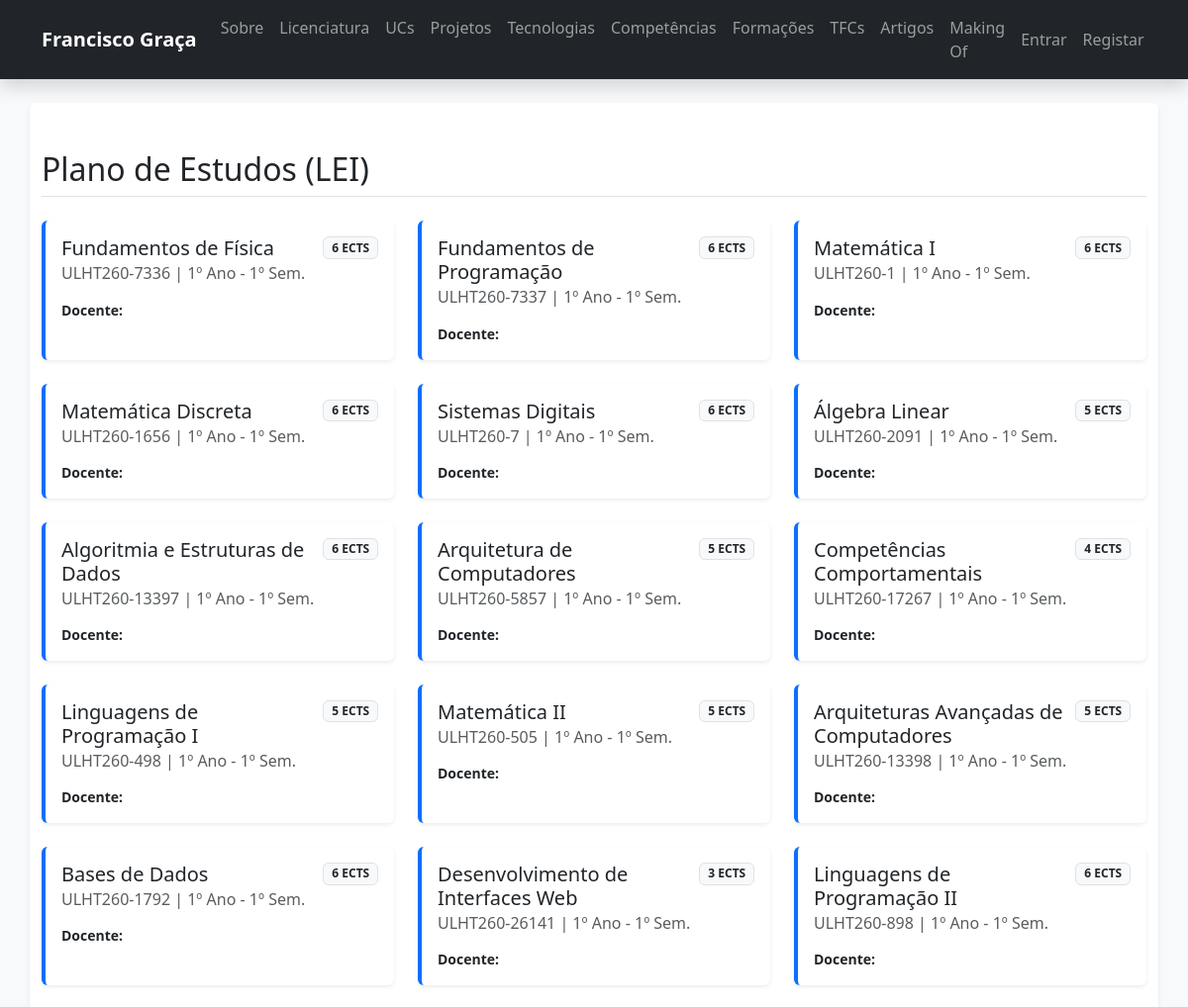
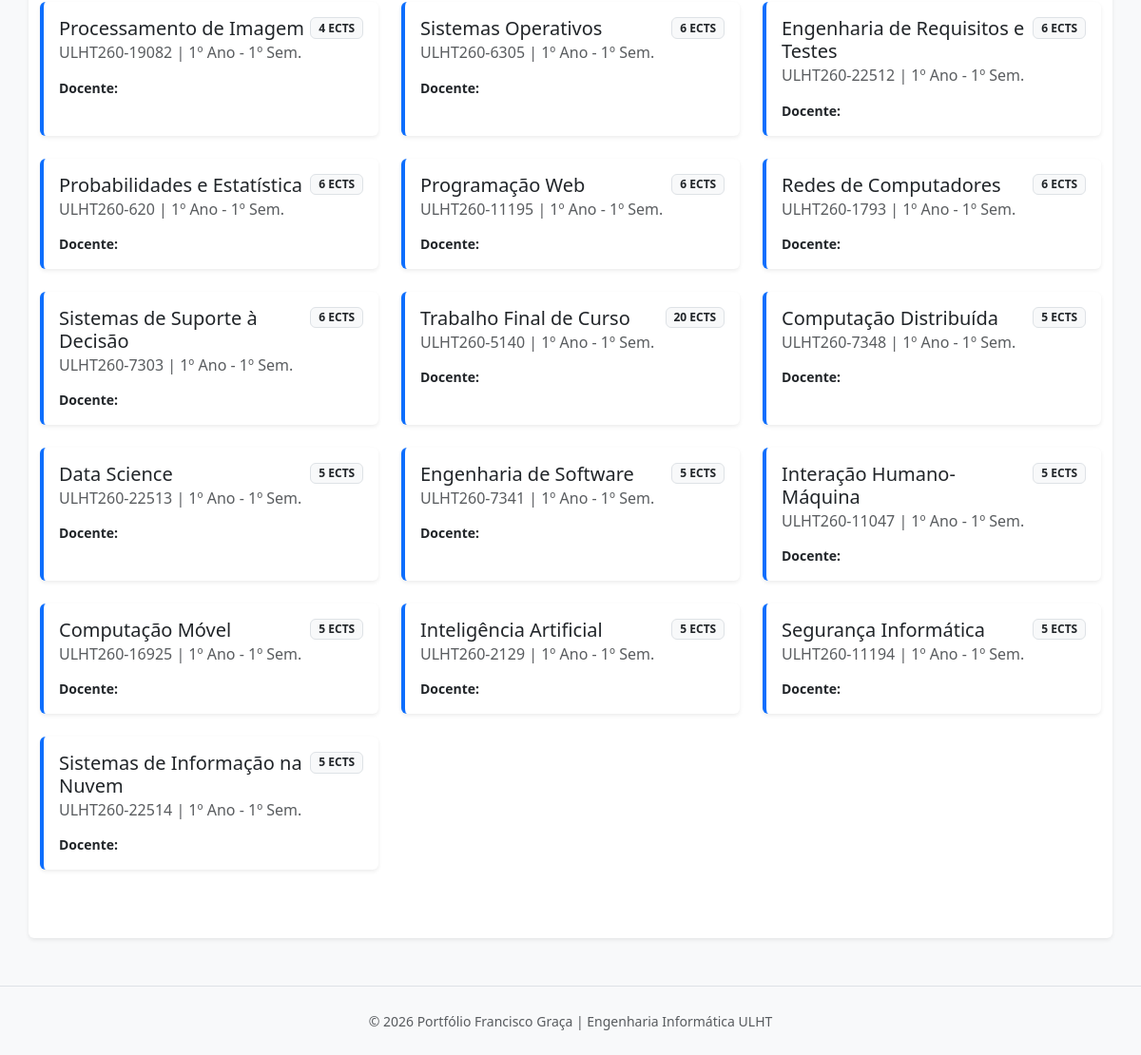
/portfolio/ucs/, run on the app's committed database (2 pictures, top to bottom).
### portfolio/models.py (models this page shows, shortened)
class UnidadeCurricular(models.Model):
    nome = models.CharField(max_length=100)
    sigla = models.CharField(max_length=20)
    ano = models.IntegerField()
    semestre = models.IntegerField()
    ects = models.IntegerField()
    descricao = models.TextField(blank=True)
    licenciatura = models.ForeignKey(Licenciatura, on_delete=models.CASCADE, related_name='ucs')
    docentes = models.ManyToManyField(Docente, related_name='ucs') # Relação correta

### portfolio/views.py (the view)
# urls.py: path('ucs/', views.ucs_view, name='ucs'),
def ucs_view(request):
    context = {'ucs': UnidadeCurricular.objects.all().order_by('ano', 'semestre')}
    return render(request, 'portfolio/ucs.html', context)

### portfolio/templates/portfolio/ucs.html (shortened to what this page needs)
{% extends 'portfolio/base.html' %}
{% block content %}
<h2 class="mb-4 border-bottom pb-2">Plano de Estudos (LEI)</h2>
<div class="row">
    {% for uc in ucs %}
    <div class="col-md-6 col-lg-4 mb-4">
        <div class="card h-100 border-start border-primary border-4 shadow-sm">
            <div class="card-body">
                <div class="d-flex justify-content-between align-items-start">
                    <h5 class="card-title">{{ uc.nome }}</h5>
                    <span class="badge bg-light text-dark border">{{ uc.ects }} ECTS</span>
                </div>
                <h6 class="card-subtitle mb-2 text-muted">{{ uc.sigla }} | {{ uc.ano }}º Ano - {{ uc.semestre }}º Sem.</h6>
                <p class="mb-0 small"><strong>Docente:</strong> {{ uc.docente }}</p>
            </div>
        </div>
    </div>
    {% empty %}
    <p class="text-muted">Nenhuma UC carregada. Execute o script de importação.</p>
    {% endfor %}
</div>
{% endblock %}

### portfolio/templates/portfolio/base.html (style rules this page uses)
.card { border: none; transition: 0.3s; }

### data on the page
UnidadeCurricular: nome "Fundamentos de Física", ects "6", sigla "ULHT260-7336", ano "1", semestre "1"
UnidadeCurricular: nome "Fundamentos de Programação", ects "6", sigla "ULHT260-7337", ano "1", semestre "1"
UnidadeCurricular: nome "Matemática I", ects "6", sigla "ULHT260-1", ano "1", semestre "1"
UnidadeCurricular: nome "Matemática Discreta", ects "6", sigla "ULHT260-1656", ano "1", semestre "1"
UnidadeCurricular: nome "Sistemas Digitais", ects "6", sigla "ULHT260-7", ano "1", semestre "1"
UnidadeCurricular: nome "Álgebra Linear", ects "5", sigla "ULHT260-2091", ano "1", semestre "1"
UnidadeCurricular: nome "Algoritmia e Estruturas de Dados", ects "6", sigla "ULHT260-13397", ano "1", semestre "1"
UnidadeCurricular: nome "Arquitetura de Computadores", ects "5", sigla "ULHT260-5857", ano "1", semestre "1"
UnidadeCurricular: nome "Competências Comportamentais", ects "4", sigla "ULHT260-17267", ano "1", semestre "1"
UnidadeCurricular: nome "Linguagens de Programação I", ects "5", sigla "ULHT260-498", ano "1", semestre "1"
UnidadeCurricular: nome "Matemática II", ects "5", sigla "ULHT260-505", ano "1", semestre "1"
UnidadeCurricular: nome "Arquiteturas Avançadas de Computadores", ects "5", sigla "ULHT260-13398", ano "1", semestre "1"
UnidadeCurricular: nome "Bases de Dados", ects "6", sigla "ULHT260-1792", ano "1", semestre "1"
UnidadeCurricular: nome "Desenvolvimento de Interfaces Web", ects "3", sigla "ULHT260-26141", ano "1", semestre "1"
UnidadeCurricular: nome "Linguagens de Programação II", ects "6", sigla "ULHT260-898", ano "1", semestre "1"
UnidadeCurricular: nome "Processamento de Imagem", ects "4", sigla "ULHT260-19082", ano "1", semestre "1"
UnidadeCurricular: nome "Sistemas Operativos", ects "6", sigla "ULHT260-6305", ano "1", semestre "1"
UnidadeCurricular: nome "Engenharia de Requisitos e Testes", ects "6", sigla "ULHT260-22512", ano "1", semestre "1"
UnidadeCurricular: nome "Probabilidades e Estatística", ects "6", sigla "ULHT260-620", ano "1", semestre "1"
UnidadeCurricular: nome "Programação Web", ects "6", sigla "ULHT260-11195", ano "1", semestre "1"
UnidadeCurricular: nome "Redes de Computadores", ects "6", sigla "ULHT260-1793", ano "1", semestre "1"
UnidadeCurricular: nome "Sistemas de Suporte à Decisão", ects "6", sigla "ULHT260-7303", ano "1", semestre "1"
UnidadeCurricular: nome "Trabalho Final de Curso", ects "20", sigla "ULHT260-5140", ano "1", semestre "1"
UnidadeCurricular: nome "Computação Distribuída", ects "5", sigla "ULHT260-7348", ano "1", semestre "1"
UnidadeCurricular: nome "Data Science", ects "5", sigla "ULHT260-22513", ano "1", semestre "1"
UnidadeCurricular: nome "Engenharia de Software", ects "5", sigla "ULHT260-7341", ano "1", semestre "1"
UnidadeCurricular: nome "Interação Humano-Máquina", ects "5", sigla "ULHT260-11047", ano "1", semestre "1"
UnidadeCurricular: nome "Computação Móvel", ects "5", sigla "ULHT260-16925", ano "1", semestre "1"
UnidadeCurricular: nome "Inteligência Artificial", ects "5", sigla "ULHT260-2129", ano "1", semestre "1"
UnidadeCurricular: nome "Segurança Informática", ects "5", sigla "ULHT260-11194", ano "1", semestre "1"
UnidadeCurricular: nome "Sistemas de Informação na Nuvem", ects "5", sigla "ULHT260-22514", ano "1", semestre "1"
